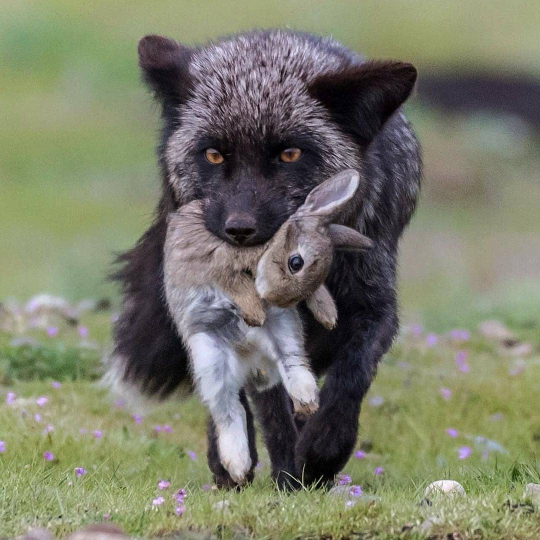
#> input picture ch8 image1/sample.jpg, 1080 x 1080 px (shown at 1/2 size)
$ jupyter execute practices.ipynb
#> lines starting #> are read from the running program, lines starting #| are printed output that depends on the picture; after the words box and inside, x2 and y2 are one past the last pixel; in counts of white or black regions, pixels touching at a corner belong together
[cell 1]
from PIL import Image

ourimage = Image.new('RGB', (100, 100), 'white')
#> ourimage: PIL image 100x100 RGB; every value is 255

[cell 2]
ourimage.save('allwhite.png')

[cell 3]
print(len.__doc__)

[cell 4]
def tax(subtotal):
    "Return the amount of detective tax due on the given subtotal."
    return subtotal * 0.08875

[cell 5]
print(tax.__doc__)

[cell 6]
allblack = Image.new('RGB', (100, 100), (0, 0, 0))
#> allblack: PIL image 100x100 RGB; every value is 0
allblack.putpixel((50, 50), (255, 255, 255))
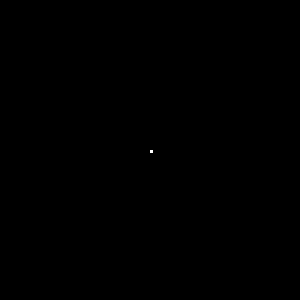
#> allblack: PIL image 100x100 RGB (shown 3 times larger); 0.01% white in thin lines or dots, all inside (x1, y1, x2, y2) = (50, 50, 51, 51)
allblack.save('almostall.png')

[cell 7]
rectangle = Image.new('RGB', (150, 150), (0, 0, 0))
#> rectangle: PIL image 150x150 RGB; every value is 0
for x in range(150):
    for y in range(100):
        rectangle.putpixel((x,y), (127, 127, 127))
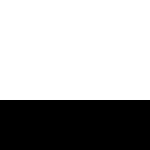
#> rectangle: PIL image 150x150 RGB; values 0 (black) and 127 (white), 66.7% white; 1 black region, box (x1, y1, x2, y2) and area: (0, 100, 150, 150) 7500
rectangle.save('rectangle.png')

[cell 8]
for x in range(150):
    for y in range(100):
        rectangle.putpixel((x, y), (x, x, x))
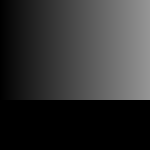
#> rectangle: PIL image 150x150 RGB; min 0, max 149, mean 49.7
rectangle.save('gradient.png')

[cell 9]
bigger = Image.new('RGB', (500, 600), (0, 0, 0))
#> bigger: PIL image 500x600 RGB; every value is 0
bigger.size
#> Out = (500, 600)

[cell 10]
bigger.size[0]
#> Out = 500

[cell 11]
bigger.size[1]
#> Out = 600

[cell 12]
def grayout(pngimage):
    for x in range(150):
        for y in range(100):
            pngimage.putpixel((x, y), (127, 127, 127))

test = Image.new('RGB', (150, 100), (0, 0, 0))
#> test: PIL image 150x100 RGB; every value is 0
grayout(test)
#> after the loop in grayout, `for x in range(150):`: pngimage: PIL image 150x100 RGB; every value is 127
test.save('test1.png')

[cell 13]
myimage = Image.open('sample.jpg')
#> myimage is the input picture: PIL image 1080x1080 RGB; mean R, G, B 122.4, 124.3, 105.3

[cell 14]
grayout(myimage)
myimage.save('myimagenew.png')

[cell 15]
myimage2 = Image.open('sample.jpg')

[cell 16]
print(myimage2)
#| <PIL.JpegImagePlugin.JpegImageFile image mode=RGB size=1080x1080 at 0x7F1B2A078C10>

[cell 17]
def flop(image):
    width = image.size[0]
#> width = 1080
    height = image.size[1]
#> height = 1080
    for x in range(width):
        for y in range(height//2):
            down = image.getpixel((x, y))
            up = image.getpixel((x, height -y-1))
            image.putpixel((x, height -y-1), down)
            image.putpixel((x, y), up)
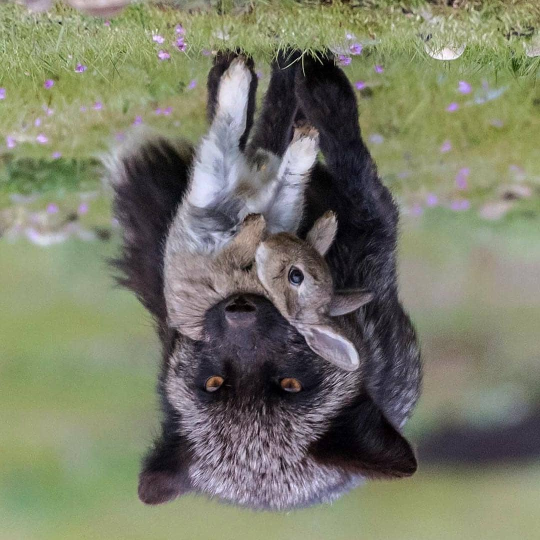
#> image: PIL image 1080x1080 RGB (shown at 1/2 size); mean R, G, B 122.4, 124.3, 105.3
